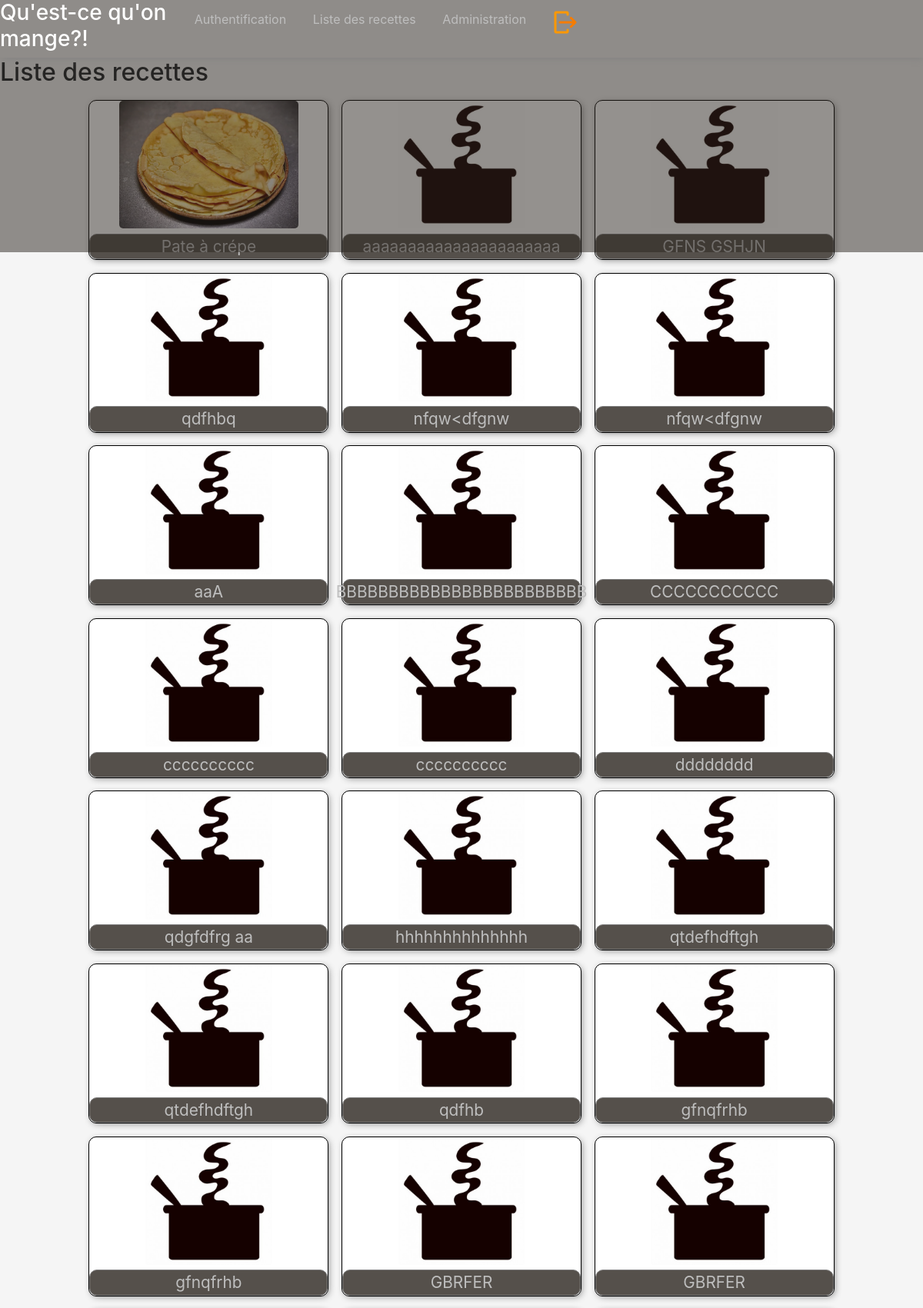
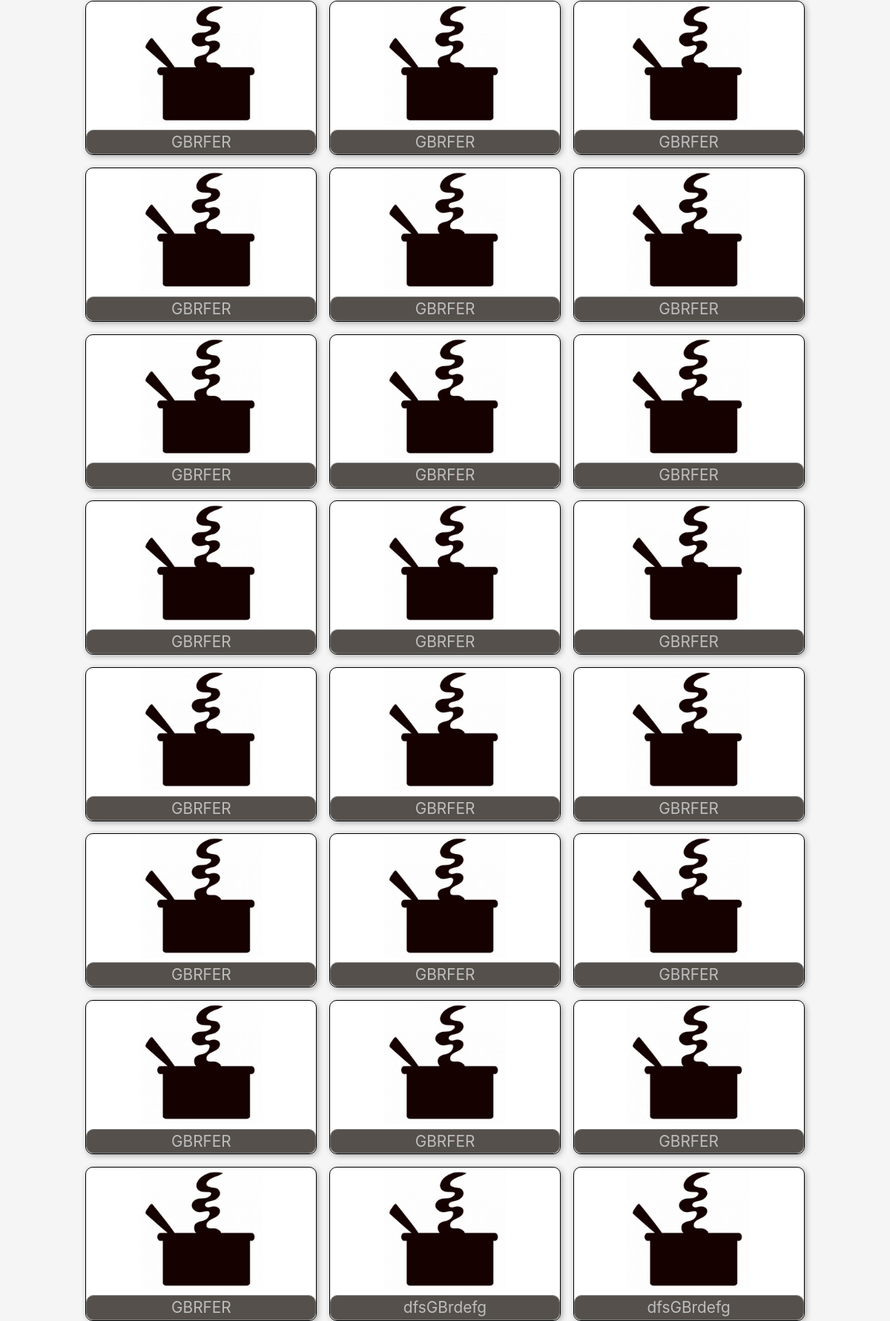
The app's page /boundaries/recipeListIHM.php (signed in, upper part) with its own data (2 pictures, top to bottom).
### tables this page shows
CREATE TABLE `recipe` (
  `id_recipe` int(10) UNSIGNED NOT NULL,
  `recipe_title` varchar(50) NOT NULL,
  `recipe` text NOT NULL,
  `recipe_visibility` int(1) NOT NULL,
  `id_cooker` int(10) UNSIGNED NOT NULL,
  `photoFileName` varchar(50) DEFAULT NULL
);

### ett/Recipe.php (called while the page is built, shortened)
<?php
class Recipe {
    private $idRecipe;
    private $recipeTitle;
    private $photoFileName;
    function __construct($idRecipe, $recipeTitle, $recipe, $recipeVisibility, $idCooker, $photoFileName) {
        $this->idRecipe = $idRecipe;
        $this->recipeTitle = $recipeTitle;
        $this->photoFileName = $photoFileName;
    }
    public function getIdRecipe() {
        return $this->idRecipe;
    }
    public function getRecipeTitle() {
        return $this->recipeTitle;
    }
    public function getPhotoFileName() {
        return $this->photoFileName;
    }
}

### daos/RecipeDAO.php (called while the page is built, shortened)
<?php
require_once '../ett/Recipe.php';
class RecipeDAO {
    public static function selectAllTitle($pdo) {
        $listRecipeTitle = [];
        try {
            $requet = "SELECT id_recipe, recipe_title, photoFileName FROM recipe;";
            $raws = $pdo->query($requet);
            $raws->setFetchMode(PDO::FETCH_ASSOC);
            while ($raw = $raws->fetch()) {
                $recipe = new Recipe($raw['id_recipe'], $raw['recipe_title'], '', '', '', $raw['photoFileName']);
                array_push($listRecipeTitle, $recipe);
            }
        } catch (PDOException $ex) {
            echo 'ERREUR:' . $ex->getMessage();
        }
        return $listRecipeTitle;
    }
}

### ctrl/recipeListCtrl.php (the view, shortened to what this page needs)
<?php
require_once '../daos/connexion.php';
require_once '../ett/Recipe.php';
require_once '../daos/RecipeDAO.php';
$pdo = Connexion::seConnecter();
if (isset($_SESSION['idCooker'])) {
    $idCooker = $_SESSION['idCooker'];
    $recipeTitleList = RecipeDAO::selectTitleByIdCooker($pdo, $idCooker);
    if (count($recipeTitleList) > 0) {
        $list = recipeCardBuilder($recipeTitleList);
    } else {
        $list = "<p>Vous n'avez aucune recette d'enregistré.</p>";
    }
} else {
    $recipeTitleList = RecipeDAO::selectAllTitle($pdo);
    if (count($recipeTitleList) > 0) {
        $list = recipeCardBuilder($recipeTitleList);
    }
}
function recipeCardBuilder($recipeTitleList) {
    if (count($recipeTitleList) > 0) {
        $list = '';
        foreach ($recipeTitleList as $recipe) {
            $list .= "<div class='list_item'>";
            $list .= "<div class='card-img'><img src='../images/recipes_images/" . $recipe->getPhotoFileName() . "'/></div>";
            $list .= "<div class='card-link'><a href='routeur.php?route=recipe&id=" . $recipe->getIdRecipe() . "'>" . $recipe->getrecipeTitle() . "</a></div>";
            $list .= "</div>";
        }
    }
    return $list;
}

### css/style.css (style rules this page uses)
body { margin: auto; background-color: whitesmoke; background-image: url("../images/food-background.jpg"); background-position-x: center; }
.list_item { display: flex; flex-direction: column; justify-content: space-between; position: relative; box-shadow: 2px 2px 10px -2px gray; border: 1px black solid; border-radius: 10px; margin: 5px; padding: 0px; font-size: 1.3em; height: 10em; width: 15em; margin: 0.4em; transition: transform 300ms , box-shadow 200ms 300ms; transition-timing-function: ease-in-out; background-color: white; }
.card-img { height: 8em; width: auto; margin: 0px; padding: 0px; border-radius: 10px; display: flex; flex-direction: column; align-items: center; }
img { max-height: 100%; border-radius: 5px; }
.card-link { background-color: rgba(43,37,30,0.8); border-radius: 10px; width: 100%; display: flex; justify-content: center; border: 1px gray solid; margin: 0px; }
.list_item a::before { content: ''; position: absolute; left: 0; right: 0; top: 0; bottom: 0; }
.list_item a { text-decoration: none; color: rgb(190,190,190); }

### records on screen
recipe: photoFileName (picture), recipe_title "Pate à crépe"
recipe: photoFileName (placeholder picture), recipe_title "aaaaaaaaaaaaaaaaaaaaaa"
recipe: photoFileName (placeholder picture), recipe_title "GFNS GSHJN"
recipe: photoFileName (placeholder picture), recipe_title "qdfhbq"
recipe: photoFileName (placeholder picture), recipe_title "nfqw<dfgnw"
recipe: photoFileName (placeholder picture), recipe_title "nfqw<dfgnw"
recipe: photoFileName (placeholder picture), recipe_title "aaA"
recipe: photoFileName (placeholder picture), recipe_title "BBBBBBBBBBBBBBBBBBBBBBBB"
recipe: photoFileName (placeholder picture), recipe_title "CCCCCCCCCCC"
recipe: photoFileName (placeholder picture), recipe_title "cccccccccc"
recipe: photoFileName (placeholder picture), recipe_title "cccccccccc"
recipe: photoFileName (placeholder picture), recipe_title "dddddddd"
recipe: photoFileName (placeholder picture), recipe_title "qdgfdfrg aa"
recipe: photoFileName (placeholder picture), recipe_title "hhhhhhhhhhhhhh"
recipe: photoFileName (placeholder picture), recipe_title "qtdefhdftgh"
recipe: photoFileName (placeholder picture), recipe_title "qtdefhdftgh"
recipe: photoFileName (placeholder picture), recipe_title "qdfhb"
recipe: photoFileName (placeholder picture), recipe_title "gfnqfrhb"
recipe: photoFileName (placeholder picture), recipe_title "gfnqfrhb"
recipe: photoFileName (placeholder picture), recipe_title "GBRFER"
recipe: photoFileName (placeholder picture), recipe_title "GBRFER"
recipe: photoFileName (placeholder picture), recipe_title "GBRFER"
recipe: photoFileName (placeholder picture), recipe_title "GBRFER"
recipe: photoFileName (placeholder picture), recipe_title "GBRFER"
recipe: photoFileName (placeholder picture), recipe_title "GBRFER"
recipe: photoFileName (placeholder picture), recipe_title "GBRFER"
recipe: photoFileName (placeholder picture), recipe_title "GBRFER"
recipe: photoFileName (placeholder picture), recipe_title "GBRFER"
recipe: photoFileName (placeholder picture), recipe_title "GBRFER"
recipe: photoFileName (placeholder picture), recipe_title "GBRFER"
recipe: photoFileName (placeholder picture), recipe_title "GBRFER"
recipe: photoFileName (placeholder picture), recipe_title "GBRFER"
recipe: photoFileName (placeholder picture), recipe_title "GBRFER"
recipe: photoFileName (placeholder picture), recipe_title "GBRFER"
recipe: photoFileName (placeholder picture), recipe_title "GBRFER"
recipe: photoFileName (placeholder picture), recipe_title "GBRFER"
recipe: photoFileName (placeholder picture), recipe_title "GBRFER"
recipe: photoFileName (placeholder picture), recipe_title "GBRFER"
recipe: photoFileName (placeholder picture), recipe_title "GBRFER"
recipe: photoFileName (placeholder picture), recipe_title "GBRFER"
recipe: photoFileName (placeholder picture), recipe_title "GBRFER"
recipe: photoFileName (placeholder picture), recipe_title "GBRFER"
recipe: photoFileName (placeholder picture), recipe_title "GBRFER"
recipe: photoFileName (placeholder picture), recipe_title "dfsGBrdefg"
recipe: photoFileName (placeholder picture), recipe_title "dfsGBrdefg"
